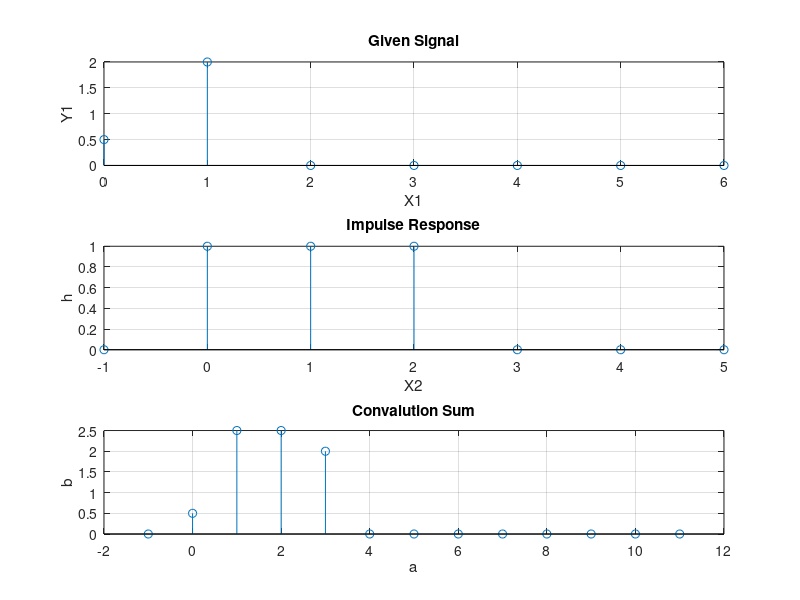

The MATLAB script that drew this image:
clc;
close all;

x1=[0 1 2 3 4 5 6];
y1=[0.5 2 0 0 0 0 0];
x2=[-1 0 1 2 3 4 5];
h=[0 1 1 1 0 0 0];

subplot(3, 1, 1);
stem(x1,y1);
xlabel('X1');
ylabel('Y1');
grid on;
title("Given Signal");

subplot(3, 1, 2);
stem(x2,h);
xlabel('X2');
ylabel('h');
grid on;
title("Impulse Response");

m1=min(x1)+min(x2);
m2=max(x1)+max(x2);

a=m1:m2;
b=conv(y1,h);

subplot(3, 1, 3);
stem(a,b);
xlabel('a');
ylabel('b');
grid on;
title("Convalution Sum");